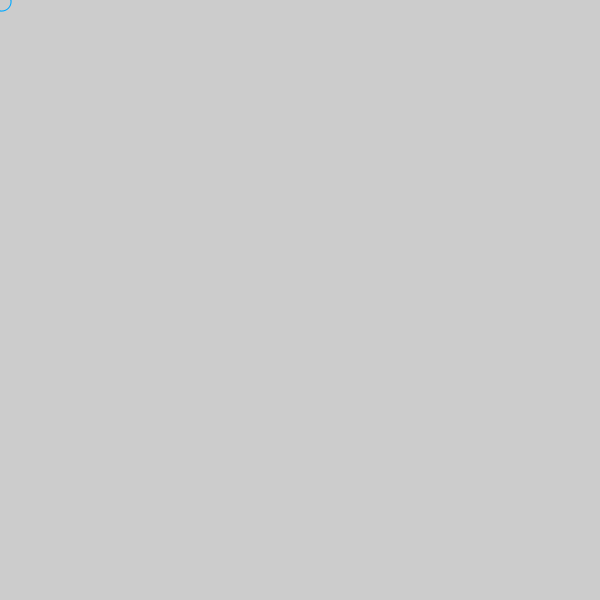
Frame 1 (no input)
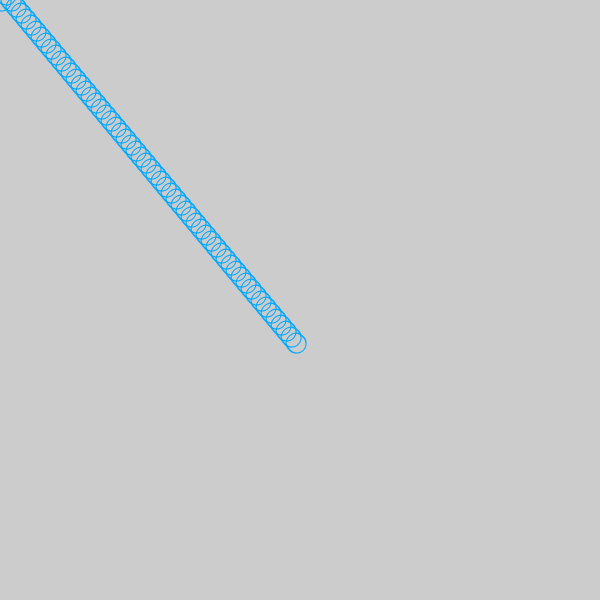
Frame 60 (the mouse pressed at the canvas centre just before this capture)
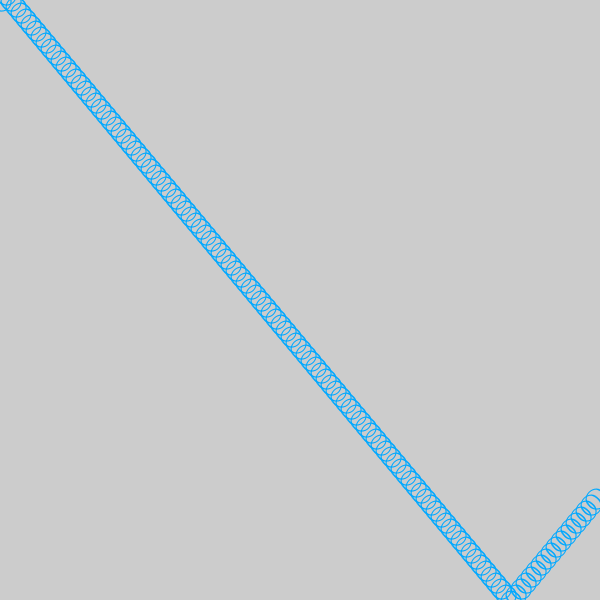
Frame 120 (the mouse held since frame 60 and released just before this capture)

The Processing sketch that drew these frames (run headless with seeded random() and noise(); from frame 60 on, the mouse is pressed at the canvas centre):

// Processing sketch: processing_90706
// ── processing_90706.pde

/*

It's Alive!!!
Make a circle that "breathes" using variables and loops.
*/

int xPos = 1;
int yPos = 1;
int xCount = 5;
int yCount = 2;

void setup(){
frameRate(50000);
  size(600,600);
  smooth();
}

void draw(){
    noFill();
    stroke(0,168,255);
    strokeWeight(20);
    ellipse(xPos,yPos,1,1);
    xPos = xPos + xCount; //index x pos by 1
    if(xPos >= 600 || xPos <= 0){
      xCount=-xCount; //reverse when you hit the far edge
    }
      yPos = yPos + round(yCount*-2.8); //index x pos by 1
    if(yPos >= 600 || yPos <= 0){
      yCount=-yCount; //reverse when you hit the far edge
    }
}
